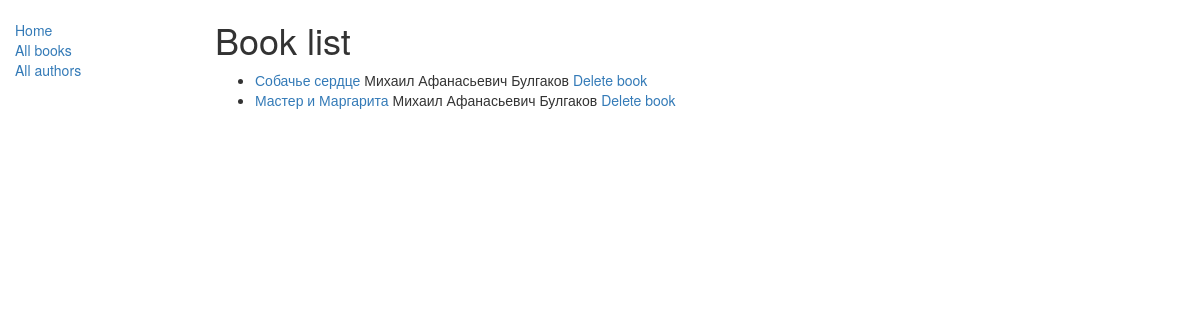
Page /catalog/books on the committed database.
### catalog/models.py (models this page shows, shortened)
class Book(models.Model):
    title = models.CharField(max_length=100)
    summary = models.TextField()
    language = models.CharField(max_length=100)
    author = models.ForeignKey(Author, null=True, on_delete=models.SET_NULL)
    genres = models.ManyToManyField(Genre)
    def get_absolute_url(self) -> str:
        return f"/catalog/book/{self.pk}"

class Author(models.Model):
    name = models.CharField(
        max_length=100,
        null=False,
        help_text="An author's full name. (Example: W. Shakespear or Mihail Afanasievich Bulgakov)",
    )
    date_of_birth = models.DateField(
        null=True,
        blank=True,
        help_text="A date of author's birth (or Null, if unknown).",
    )
    date_of_death = models.DateField(
        null=True,
        blank=True,
        help_text="A date of author's death (or Null, if alive or unknown).",
    )
    def __str__(self) -> str:
        return self.name

### catalog/views.py (the view)
# urls.py: path("books", views.BookListView.as_view(), name="books"),
class BookListView(generic.ListView):
    model = Book
    context_object_name = "book_list"
    queryset = Book.objects.all()
    template_name = "book/list.html"

### catalog/templates/book/list.html
{% extends "base_generic.html" %} {% block content %}
<h1>Book list</h1>
{% if book_list %}
<ul>
    {% for book in book_list %}
    <li><a href="{{ book.get_absolute_url }}"> {{ book.title }}</a> {{ book.author }} <a href="book/delete/{{book.pk}}"> Delete book</a></li>
    {% endfor %}
</ul>
{% else %}
<p>There are no books :c</p>
{% endif %} {% endblock %}

### rows in the picture
Book: title "Собачье сердце", author "Михаил Афанасьевич Булгаков"
Book: title "Мастер и Маргарита", author "Михаил Афанасьевич Булгаков"
